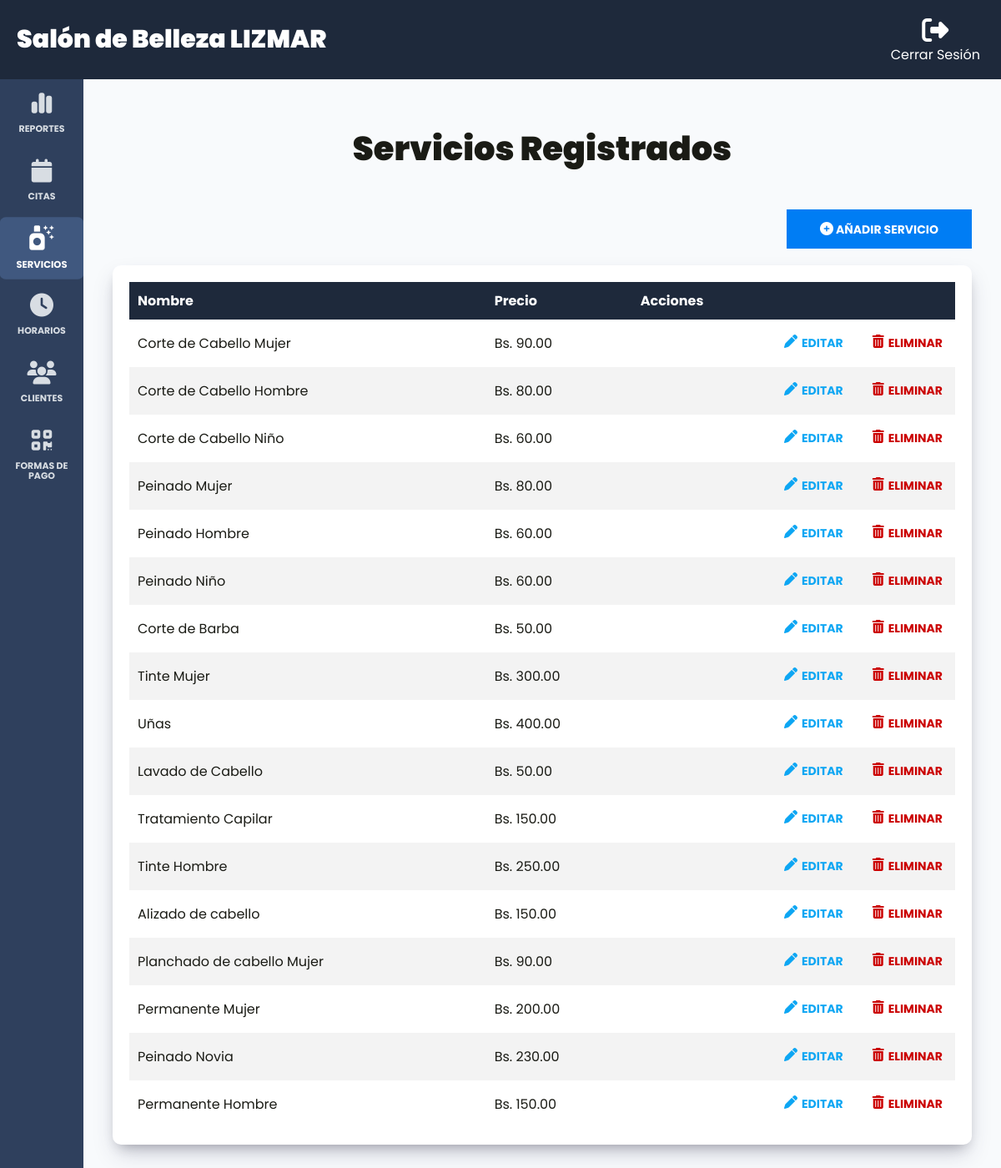
The app's page /admin/servicios (signed in), older data.
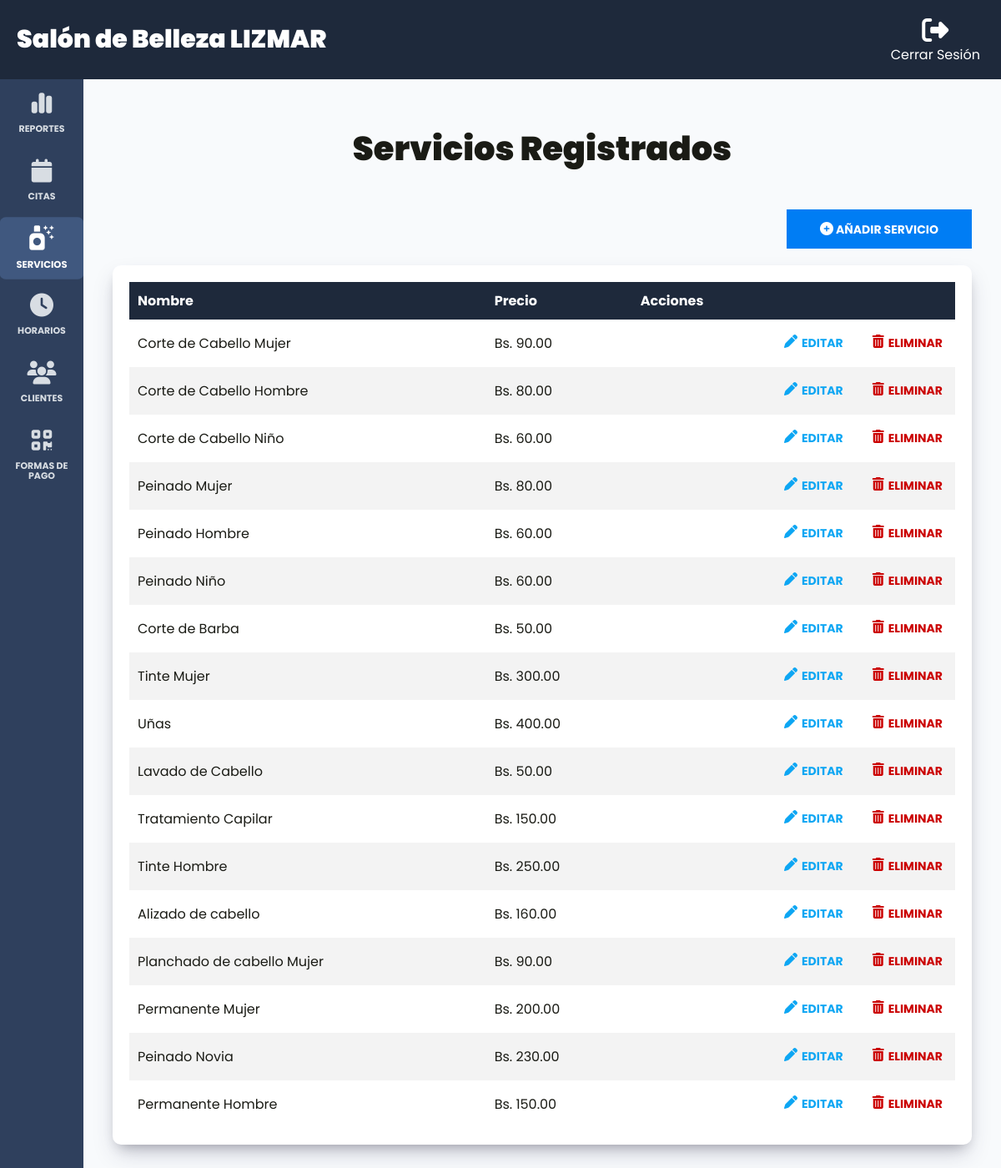
The same page, newer data.
### tables this page shows
CREATE TABLE `servicios` (
  `id` int NOT NULL AUTO_INCREMENT,
  `nombre` varchar(60) DEFAULT NULL,
  `precio` decimal(5,2) DEFAULT NULL,
  PRIMARY KEY (`id`)
);

### controllers/ServiciosController.php (called while the page is built, shortened)
<?php
class ServiciosController {
    public static function index(Router $router) {
        $servicios = Servicio::all();
        $router->render('admin/servicios/index', [
            'servicios' => $servicios
        ]);
    }
}

### public/index.php (called while the page is built, shortened)
<?php
$router = new Router();
$router->get('/', [LoginController::class, 'login']);
$router->post('/', [LoginController::class, 'login']);
$router->get('/logout', [LoginController::class, 'logout']);
$router->get('/forgot-password', [LoginController::class, 'forgotPassword']);
$router->post('/forgot-password', [LoginController::class, 'forgotPassword']);
$router->get('/reset-password', [LoginController::class, 'resetPassword']);
$router->post('/reset-password', [LoginController::class, 'resetPassword']);
$router->get('/create-account', [LoginController::class, 'createAccount']);
$router->post('/create-account', [LoginController::class, 'createAccount']);
$router->get('/confirm-account', [LoginController::class, 'confirmAccount']);
$router->get('/message', [LoginController::class, 'message']);
$router->get('/cita', [CitaController::class, 'index']);
$router->get('/historial', [CitasController::class, 'showHistorial']);
$router->get('/api/servicios', [APIController::class, 'index']);
$router->get('/api/horarios', [APIController::class, 'showHorarios']);
$router->post('/api/horarios/estado', [APIController::class, 'cambiarEstadoHorarios']);
$router->post('/api/citas', [APIController::class, 'create']);
$router->get('/api/citas_admin', [APIController::class, 'getCitas']);
$router->get('/api/reportes/ingresos_mensuales', [ReportesAPIController::class, 'ingresosPorMes']);
$router->get('/api/reportes/ingresos_diarios', [ReportesAPIController::class, 'ingresosPorDia']);
$router->get('/api/reportes/servicios_solicitados', [ReportesAPIController::class, 'serviciosSolicitados']);
$router->get('/api/reportes/clientes_frecuentes', [ReportesAPIController::class, 'clientesFrecuentes']);
$router->get('/api/reportes/horarios_demandados', [ReportesAPIController::class, 'horariosDemandados']);
$router->get('/admin/dashboard', [DashboardController::class, 'index']);
$router->get('/admin/citas', [CitasController::class, 'index']);
$router->post('/admin/citas/editar', [CitasController::class, 'update']);
$router->get('/admin/clientes', [ClientesController::class, 'index']);
$router->get('/admin/horarios', [HorariosController::class, 'index']);
$router->get('/admin/formas_pagos', [FormasPagosController::class, 'index']);
$router->get('/admin/formas_pagos/actualizar_qr', [FormasPagosController::class, 'update']);
$router->post('/admin/formas_pagos/actualizar_qr', [FormasPagosController::class, 'update']);
$router->get('/admin/servicios', [ServiciosController::class, 'index']);
$router->get('/admin/servicios/crear', [ServiciosController::class, 'create']);
$router->post('/admin/servicios/crear', [ServiciosController::class, 'create']);
$router->get('/admin/servicios/editar', [ServiciosController::class, 'update']);
$router->post('/admin/servicios/editar', [ServiciosController::class, 'update']);
$router->post('/admin/servicios/eliminar', [ServiciosController::class, 'delete']);
$router->comprobarRutas();

### models/ActiveRecord.php (called while the page is built, shortened)
<?php
class ActiveRecord {
    protected static $db;
    protected static $tabla = '';
    public static function setDB($database) {
        self::$db = $database;
    }
    public static function consultarSQL($query) {
        $resultado = self::$db->query($query);
        $array = [];
        while ($registro = $resultado->fetch_assoc()) {
            $array[] = static::crearObjeto($registro);
        }
        return $array;
    }
    protected static function crearObjeto($registro) {
        $objeto = new static;
        foreach ($registro as $key => $value) {
            if (property_exists($objeto, $key)) {
                $objeto->$key = $value;
            }
        }
        return $objeto;
    }
    public static function all() {
        $query = "SELECT * FROM " . static::$tabla;
        $resultado = self::consultarSQL($query);
        return $resultado;
    }
}

### views/admin/servicios/index.php (the view, shortened to what the changed rows need)
<h1 class="nombre-pagina">Servicios Registrados</h1>
<div class="dashboard__contenedor">
    <?php if (!empty($servicios)): ?>
        <table class="table" id="myTable">
            <thead class="table__thead">
                <tr>
                    <th scope="col" class="table__th">Nombre</th>
                    <th scope="col" class="table__th">Precio</th>
                    <th scope="col" class="table__th">Acciones</th>
                </tr>
            </thead>
            <tbody class="table__tbody">
                <?php foreach($servicios as $servicio): ?>
                    <tr class="table__tr">
                        <td class="table__td">
                            <?php echo $servicio->nombre; ?>
                        </td>
                        <td class="table__td">
                            Bs. <?php echo $servicio->precio; ?>
                        </td>
                        <td class="table__td--acciones">
                            <a href="/admin/servicios/editar?id=<?php echo $servicio->id; ?>" class="table__accion table__accion--editar">
                                <i class="fa-solid fa-pen"></i>
                                Editar
                            </a>
                            <form class="table__formulario" method="POST" action="/admin/servicios/eliminar">
                                <button type="submit" class="table__accion table__accion--eliminar">
                                    <i class="fa-solid fa-trash-can"></i>
                                    Eliminar
                                </button>
                            </form>
                        </td>
                    </tr>
                <?php endforeach; ?>
            </tbody>
        </table>
        <?php else: ?>
            <p class="text-center">No hay servicios registrados</p>
    <?php endif; ?>
</div>

Row changes from the older to the newer data that the page shows:
changed servicios "Alizado de cabello": precio "150.00" → "160.00"
